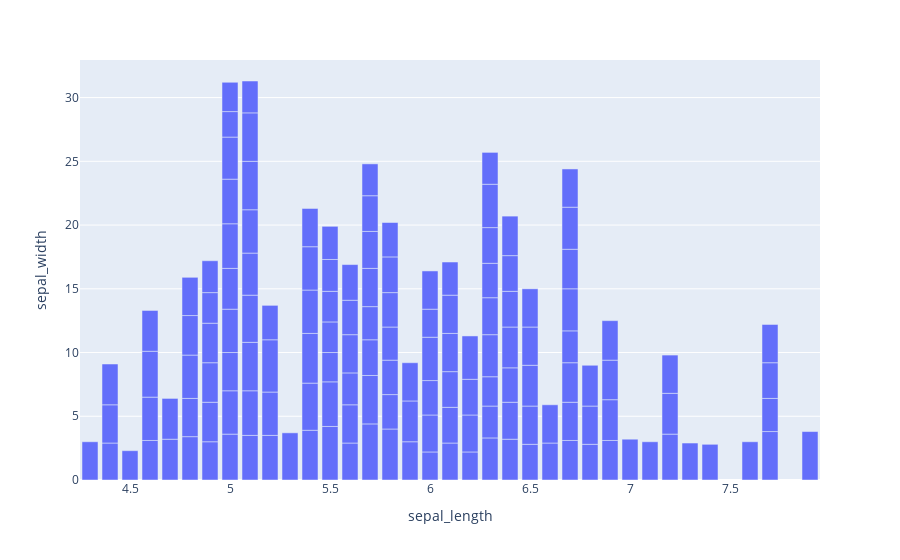

Notebook code for this chart:
### Code cell
fig = px.bar(iris_df, x='sepal_length', y='sepal_width')
# fig = px.bar(iris_df, x='species', y='sepal_width')
fig.show()

### Figure 1 — Plotly figure (JSON) as saved in the notebook; plotly's stock layout.template omitted (floating-point values rounded to 4 significant figures; data arrays with more than 128 entries replaced by an {"elided": "..."} marker saying what was removed)
{"data": [{"alignmentgroup": "True", "hovertemplate": "sepal_length=%{x}<br>sepal_width=%{y}<extra></extra>", "legendgroup": "", "marker": {"color": "#636efa", "pattern": {"shape": ""}}, "name": "", "offsetgroup": "", "orientation": "v", "showlegend": false, "textposition": "auto", "type": "bar", "x": {"elided": "150 float values"}, "xaxis": "x", "y": {"elided": "150 float values"}, "yaxis": "y"}], "layout": {"barmode": "relative", "legend": {"tracegroupgap": 0}, "margin": {"t": 60}, "xaxis": {"anchor": "y", "domain": [0, 1], "title": {"text": "sepal_length"}}, "yaxis": {"anchor": "x", "domain": [0, 1], "title": {"text": "sepal_width"}}}}
